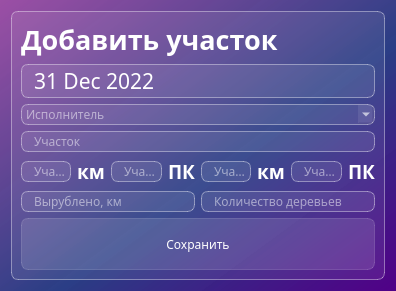
<?xml version="1.0" encoding="UTF-8"?>
<ui version="4.0">
 <class>Dialog</class>
 <widget class="QDialog" name="Dialog">
  <property name="geometry">
   <rect>
    <x>0</x>
    <y>0</y>
    <width>396</width>
    <height>276</height>
   </rect>
  </property>
  <property name="windowTitle">
   <string>Dialog</string>
  </property>
  <property name="styleSheet">
   <string notr="true">background-color: qlineargradient(spread:pad, x1:1, y1:1, x2:0, y2:0, stop:0 rgba(81, 0, 135, 255), stop:0.427447 rgba(41, 61, 132, 235), stop:1 rgba(155, 79, 165, 255));
font-family: Century Gothic;</string>
  </property>
  <layout class="QHBoxLayout" name="horizontalLayout">
   <item>
    <widget class="QFrame" name="frame">
     <property name="styleSheet">
      <string notr="true">background-color: rgba(255,255,255,20);
border: 1px solid rgba(255,255,255,40%);
border-radius: 7px;</string>
     </property>
     <property name="frameShape">
      <enum>QFrame::StyledPanel</enum>
     </property>
     <property name="frameShadow">
      <enum>QFrame::Raised</enum>
     </property>
     <layout class="QHBoxLayout" name="horizontalLayout_6">
      <item>
       <layout class="QVBoxLayout" name="verticalLayout">
        <item>
         <widget class="QLabel" name="label">
          <property name="styleSheet">
           <string notr="true">color: white;
font-weight: bold;
font-size: 20pt;
background-color: none;
border:  none;
</string>
          </property>
          <property name="text">
           <string>Добавить участок</string>
          </property>
         </widget>
        </item>
        <item>
         <widget class="QDateEdit" name="data">
          <property name="styleSheet">
           <string notr="true">font-size: 16pt;
color: white;
padding-left: 10px;</string>
          </property>
          <property name="buttonSymbols">
           <enum>QAbstractSpinBox::NoButtons</enum>
          </property>
          <property name="dateTime">
           <datetime>
            <hour>6</hour>
            <minute>0</minute>
            <second>0</second>
            <year>2022</year>
            <month>12</month>
            <day>31</day>
           </datetime>
          </property>
         </widget>
        </item>
        <item>
         <widget class="QComboBox" name="cb_prod">
          <property name="toolTipDuration">
           <number>0</number>
          </property>
          <property name="styleSheet">
           <string notr="true">QComboBox {
font-size: 16 pt;
color: white;
}

QComboBoxCox:item {
color: black;
}
</string>
          </property>
          <property name="currentText">
           <string/>
          </property>
          <property name="currentIndex">
           <number>-1</number>
          </property>
          <property name="placeholderText">
           <string>Исполнитель</string>
          </property>
          <item>
           <property name="text">
            <string>Мульчер</string>
           </property>
          </item>
          <item>
           <property name="text">
            <string>Эксп. персонал</string>
           </property>
          </item>
          <item>
           <property name="text">
            <string>ДАВС</string>
           </property>
          </item>
          <item>
           <property name="text">
            <string>Под. организация</string>
           </property>
          </item>
         </widget>
        </item>
        <item>
         <widget class="QLineEdit" name="le_plot">
          <property name="styleSheet">
           <string notr="true">font-size: 16 pt;
color: white;
padding-left: 10 px;</string>
          </property>
          <property name="placeholderText">
           <string>Участок</string>
          </property>
         </widget>
        </item>
        <item>
         <layout class="QHBoxLayout" name="horizontalLayout_4">
          <item>
           <layout class="QHBoxLayout" name="horizontalLayout_2">
            <item>
             <widget class="QLineEdit" name="le_plot_2">
              <property name="styleSheet">
               <string notr="true">font-size: 16 pt;
color: white;
padding-left: 10 px;</string>
              </property>
              <property name="placeholderText">
               <string>Участок</string>
              </property>
             </widget>
            </item>
            <item>
             <widget class="QLabel" name="label_2">
              <property name="styleSheet">
               <string notr="true">color: white;
font-weight: bold;
font-size: 14pt;
background-color: none;
border:  none;
</string>
              </property>
              <property name="text">
               <string>км</string>
              </property>
             </widget>
            </item>
            <item>
             <widget class="QLineEdit" name="le_plot_3">
              <property name="styleSheet">
               <string notr="true">font-size: 16 pt;
color: white;
padding-left: 10 px;</string>
              </property>
              <property name="placeholderText">
               <string>Участок</string>
              </property>
             </widget>
            </item>
            <item>
             <widget class="QLabel" name="label_3">
              <property name="styleSheet">
               <string notr="true">color: white;
font-weight: bold;
font-size: 14pt;
background-color: none;
border:  none;
</string>
              </property>
              <property name="text">
               <string>ПК</string>
              </property>
             </widget>
            </item>
           </layout>
          </item>
          <item>
           <layout class="QHBoxLayout" name="horizontalLayout_3">
            <item>
             <widget class="QLineEdit" name="le_plot_4">
              <property name="styleSheet">
               <string notr="true">font-size: 16 pt;
color: white;
padding-left: 10 px;</string>
              </property>
              <property name="placeholderText">
               <string>Участок</string>
              </property>
             </widget>
            </item>
            <item>
             <widget class="QLabel" name="label_4">
              <property name="styleSheet">
               <string notr="true">color: white;
font-weight: bold;
font-size: 14pt;
background-color: none;
border:  none;
</string>
              </property>
              <property name="text">
               <string>км</string>
              </property>
             </widget>
            </item>
            <item>
             <widget class="QLineEdit" name="le_plot_5">
              <property name="styleSheet">
               <string notr="true">font-size: 16 pt;
color: white;
padding-left: 10 px;</string>
              </property>
              <property name="placeholderText">
               <string>Участок</string>
              </property>
             </widget>
            </item>
            <item>
             <widget class="QLabel" name="label_5">
              <property name="styleSheet">
               <string notr="true">color: white;
font-weight: bold;
font-size: 14pt;
background-color: none;
border:  none;
</string>
              </property>
              <property name="text">
               <string>ПК</string>
              </property>
             </widget>
            </item>
           </layout>
          </item>
         </layout>
        </item>
        <item>
         <layout class="QHBoxLayout" name="horizontalLayout_5">
          <item>
           <widget class="QLineEdit" name="le_tree_2">
            <property name="styleSheet">
             <string notr="true">font-size: 16 pt;
color: white;
padding-left: 10 px;</string>
            </property>
            <property name="placeholderText">
             <string>Вырублено, км</string>
            </property>
           </widget>
          </item>
          <item>
           <widget class="QLineEdit" name="le_tree">
            <property name="styleSheet">
             <string notr="true">font-size: 16 pt;
color: white;
padding-left: 10 px;</string>
            </property>
            <property name="placeholderText">
             <string>Количество деревьев</string>
            </property>
           </widget>
          </item>
         </layout>
        </item>
        <item>
         <widget class="QPushButton" name="btn_save">
          <property name="styleSheet">
           <string notr="true">QPushButton {
color: white;
background-color: rgba(255,255,255,30);
border: 1px solid  rgba(255,255,255,40);
border-radius: 7px;
width: 230px;
height: 50px;
}
QPushButton:hover {
background-color: rgba(255,255,255,40);
}
QPushButton:pressed {
background-color: rgba(255,255,255,70);
}</string>
          </property>
          <property name="text">
           <string>Сохранить</string>
          </property>
         </widget>
        </item>
       </layout>
      </item>
     </layout>
    </widget>
   </item>
  </layout>
 </widget>
 <resources>
  <include location="../pythonProject/res-new-window-rc.qrc"/>
 </resources>
 <connections/>
</ui>
